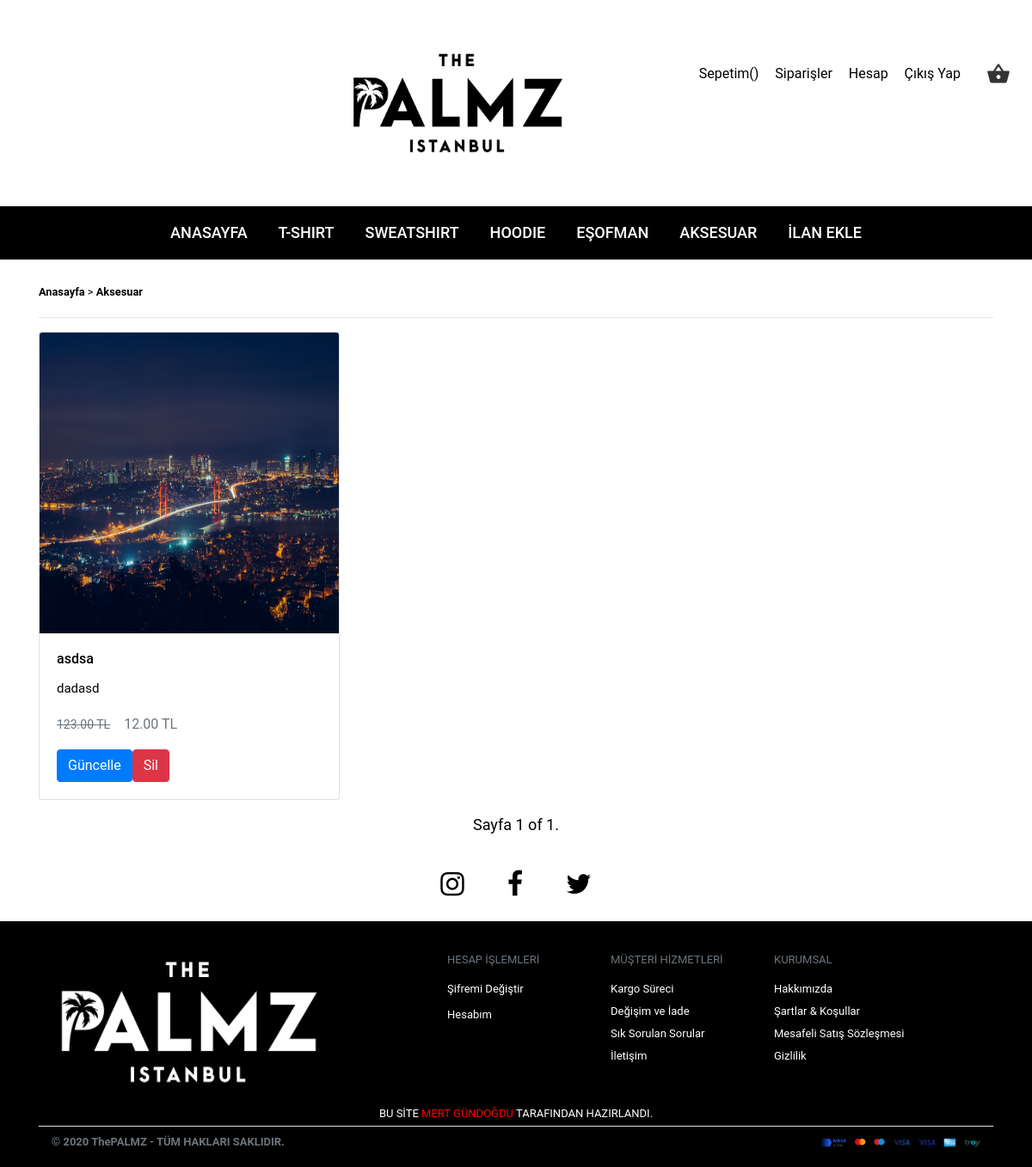
Page /ürün/aksesuar/ (signed in) on the committed database.
### tshirt/models.py (models this page shows, shortened)
class Item(models.Model):
	CATEGORY_CHOICES = (
			('T-Shirt' , 'T-Shirt'),
			('Sweatshirt' , 'Sweatshirt'),
			('Kapisonlu' , 'Kapisonlu'),
			('Aksesuar' , 'Aksesuar'),
			('Esofman', 'Esofman')
		)
	title = models.CharField(max_length=80,verbose_name='Başlık')  #Başlık
	description = models.CharField(max_length=120 ,verbose_name='İçerik')		   #Açıklama Yazısı
	publishing_date = models.DateTimeField(verbose_name='YayınlanmaTarihi', auto_now_add=True)  #Yayınlanma Tarihi
	urun_adedi = models.IntegerField(default=100) # ürün adedi
	pre_fiyat = models.DecimalField(max_digits=12, decimal_places=2, default=0, verbose_name='Önceki Fiyat')
	fiyat = models.DecimalField(max_digits=12, decimal_places=2,default=0)
	image = models.ImageField(null=False, blank=False,verbose_name='Ana Resim')
	image2 = models.ImageField(null=True, blank=True,verbose_name='İkinci Resim')
	image3 = models.ImageField(null=True, blank=True,verbose_name='Üçüncü Resim')
	image4 = models.ImageField(null=True, blank=True,verbose_name='Dördüncü Resim')
	category = models.CharField(max_length=15, null=False, blank=False, choices = CATEGORY_CHOICES)
	slug = models.SlugField(unique=True, editable =False, max_length=140)
	class Meta:
		ordering = ["-publishing_date"]
	def __str__(self):
		return self.title
	def get_absolute_url(self):
		return reverse('item:detail', kwargs={'slug':self.slug})
	def get_update_url(self):
		return reverse('item:update', kwargs={'slug':self.slug})
	def get_delete_url(self):
		return reverse('item:delete', kwargs={'slug':self.slug})

### order/models.py (called while the page is built)
	@property
	def amount(self):
		return (self.quantity * self.item.fiyat)

	@property
	def fiyat(self):
		return (self.item.fiyat)

### tshirt/views.py (called while the page is built)
def aksesuar_index(request):
	current_user = request.user
	schopcart = ShopCart.objects.filter(user__id = current_user.id).order_by('-id')
	total = 0
	for rs in schopcart:
		total += rs.item.fiyat * rs.quantity
	aksesuar_list = Item.objects.filter(category = 'Aksesuar')
	paginator = Paginator(aksesuar_list,15)
	page = request.GET.get('sayfa')
	try:
		aksesuar = paginator.page(page)
	except PageNotAnInteger:
		aksesuar = paginator.page(1)
	except EmptyPage:
		aksesuar = paginator.page(paginator.num_pages)
	return render(request, 'items/aksesuar/index.html' , {'aksesuar':aksesuar,'schopcart':schopcart,'total':total})

### templates/items/aksesuar/index.html (shortened to what this page needs)
{% extends 'base.html' %}
{% block body %}
	<section id="cards" class="mt-4">
            <div class="container">
                <div>
                    <small><a style="text-decoration: none; color:#000; font-weight: bold;" href="{% url 'home' %}">Anasayfa</a> > <a style="font-weight:bold; text-decoration: none; color:#000;" href=""> Aksesuar</a></small>
                    <hr/>
                </div>
                <div class="row mb-3">
                	{% for aksesuar in aksesuar %}
                    <div class="col-6 col-md-4 mb-">
                    	<div class="card text-center">
                            <a href="{{ aksesuar.get_absolute_url }}"><img style="height:350px;" src="{{ aksesuar.image.url }}" class="card-img-top img-fluid"></a>
                            <div class="card-body">
                                <h6 class="card-title text-left"><a style="color: black; text-decoration: none;" href="{{ aksesuar.get_absolute_url }}">{{ aksesuar.title }}</a></h6>
                                <p class="card-description text-left" style="font-size: 15px">{{ aksesuar.description }}</p>
                                {% if aksesuar.pre_fiyat %}
                                <p class="card-info text-muted text-left"><span style="font-size: 14px;" class="mr-3"><del>{{ aksesuar.pre_fiyat }} TL</del></span>{{ aksesuar.fiyat }} TL</p>
                                {% else %}
                                <p class="card-info text-muted text-left"></span>{{ aksesuar.fiyat }} TL</p>
                                {% endif %}
                                {% for g in user.groups.all %}
                                {% if g.name == 'yönetim' %}
                                <a href="{{ aksesuar.get_update_url }}" class="btn btn-primary" style="float: left;" role="button">Güncelle</a>
                                <a href="{{ aksesuar.get_delete_url }}" class="btn btn-danger" style="float: left;" role="button">Sil</a>
                                {% endif %}
                                {% endfor %}
                            </div>
                        </div>
                    </div>
                    {% endfor %}
                </div>
            </div>
            <div class="row">
                <div class="col-md-6 col-md-offset-3 mb-3" style="margin: auto;">
                    <div class="pagination" style="margin auto; font-size: 18px;">
                        <span class="step-links" style="margin:auto;">
                            <span class="current">
                                Sayfa {{ aksesuar.number }} of {{ aksesuar.paginator.num_pages }}.
                            </span>
                        </span>
                    </div>
                </div>
            </div>
    </section>
{% endblock %}

### templates/header.html (shortened to what this page needs)
{% load static %}
<header id="home" style="font: {% static 'ArcaMajora3-Bold 700.otf' %}" class="page-header text-center" data-type="anchor">
    <div class="rd-navbar-wrap">
        <nav data-layout="rd-navbar-fixed" data-sm-layout="rd-navbar-static" data-md-device-layout="rd-navbar-fixed" data-lg-layout="rd-navbar-static" data-lg-device-layout="rd-navbar-static" data-sm-stick-up-offset="50px" data-lg-stick-up-offset="150px" class="rd-navbar">
            <div class="rd-navbar-inner">
                <div class="rd-navbar-panel">
                    <div class="rd-navbar-cart-wrap">
                        <div class="rd-navbar-cart-floating">
                            <button class="rd-navbar-cart-toggle"
                                    data-rd-navbar-toggle=".rd-navbar-cart, .rd-navbar-cart-floating">
                                <span></span>
                            </button>
                        </div>
                    </div>
                    <ul class="rd-navbar-collapse text-center" style="align-items: center;">
                        <li>
                            <a href="/shopcart/">Sepetim({{request.session.cart_items}})</a>
                        </li>
                        {% if request.user.is_authenticated %}
                            {% for g in user.groups.all %}
                            {% if g.name == 'yönetim' %}
                            <li>
                                <a href="{% url 'siparisler' %}">Siparişler</a>
                            </li>
                            <li>
                                <a href="#hesap">Hesap</a>
                            </li>
                            {% endif %}
                            {% endfor %}
                            <li>
                                <a href="{% url 'accounts:logout' %}" onclick="return confirm('Çıkış Yapılacaktır. Emin Misiniz?')">Çıkış Yap</a>
                            </li>
                        {% endif %}
                    </ul>
                    <div class="rd-navbar-brand" style="margin-left: 32%;width: 120px; height: 140px;">
                        <a href="{% url 'home' %}"><img src="{% static 'images/anasayfalogo.png' %}" alt="" class="brand"></a>
                    </div>
                </div>
            </div>
            <div class="rd-navbar-outer" style="background: #000 !important;">
                <div class="rd-navbar-inner" >
                    <div class="rd-navbar-subpanel" style="margin: auto !important;">
                        <div class="rd-navbar-nav-wrap">
                            <ul class="rd-navbar-nav" style="color: #fff;">
                                <li class="active">
                                    <a href="{% url 'home' %}">Anasayfa</a>
                                </li>
                                <li>
                                    <a href="{% url 'item:tshirt' %}">T-Shirt</a>
                                </li>
                                <li>
                                    <a href="{% url 'item:sweatshirt' %}">Sweatshirt</a>
                                </li>
                                <li>
                                    <a href="{% url 'item:kapisonlu' %}">Hoodie</a>
                                </li>
                                <li>
                                    <a href="{% url 'item:esofman' %}">Eşofman</a>
                                </li>
                                <li>
                                    <a href="{% url 'item:aksesuar' %}">Aksesuar</a>
                                </li>
                                {% for g in user.groups.all %}
                                {% if g.name == 'yönetim' %}
                                <li>
                                    <a href="{% url 'item:create' %}">İlan Ekle</a>
                                </li>
                                {% endif %}
                                {% endfor %}
                            </ul>
                        </div>
                    </div>
                </div>
            </div>
        </nav>
    </div>
</header>

### static/css/style.css (style rules this page uses)
body, ul, li, canvas, button { margin: 0; padding: 0; border: 0; font: inherit; vertical-align: top; }
button, input, textarea, select { display: inline-block; -webkit-appearance: none; outline: none; color: inherit; overflow: visible; background-color: transparent; box-shadow: none; border-radius: 0; }
*, *:before, *:after { box-sizing: border-box; }
a, a[href^="tel:"], a[href^="callto:"] { font: inherit; color: inherit; text-decoration: none; }
body { font-family: "Roboto", sans-serif; font-weight: 400; font-size: 16px; line-height: 1.7; -webkit-text-size-adjust: none; color: #777777; background: #fff; }
@media (min-width: 992px) { body { font-size: 16px; line-height: 26px; } }
.brand { max-height: 70px; }

### templates/base.html (style rules this page uses)
hr { background-color: white; }

### rows in the picture
Item: image (picture), title "asdsa", description "dadasd", pre_fiyat "123.00", fiyat "12.00"

### other values in the picture
{{ aksesuar.number }} "1"
{{ aksesuar.paginator.num_pages }} "1"
